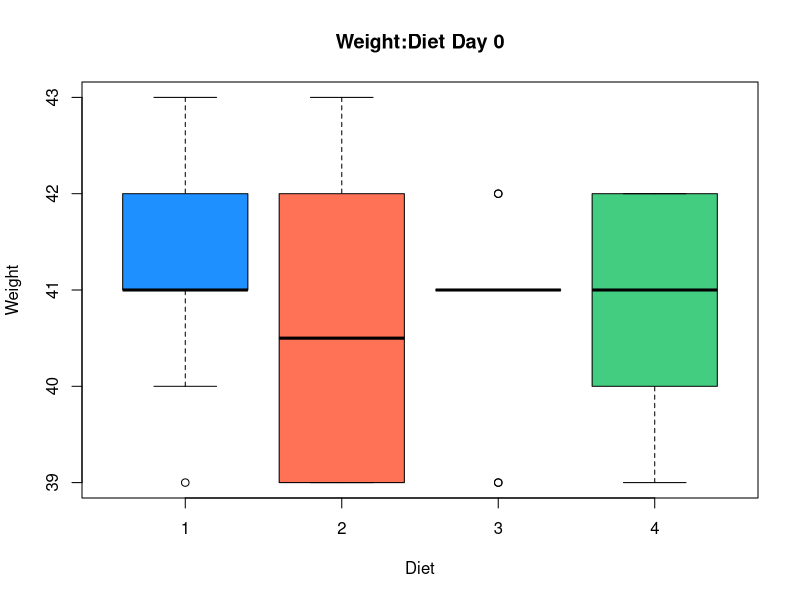
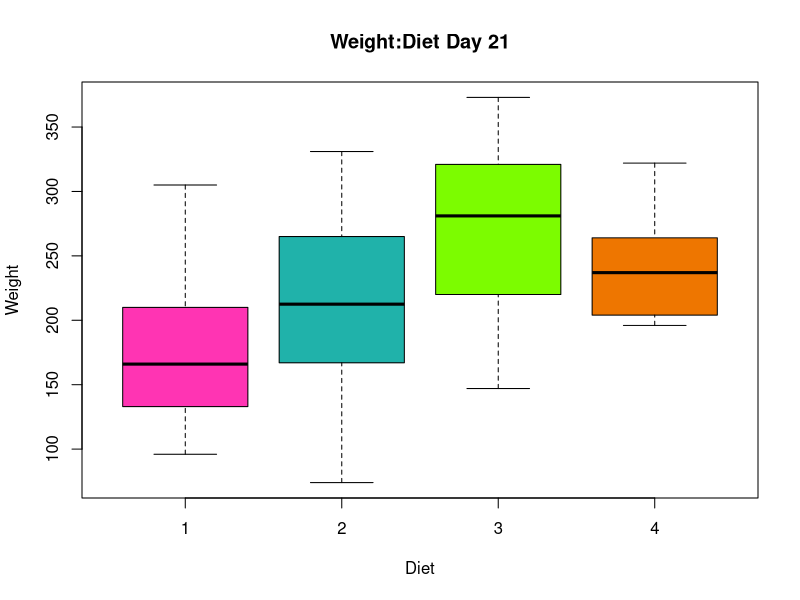
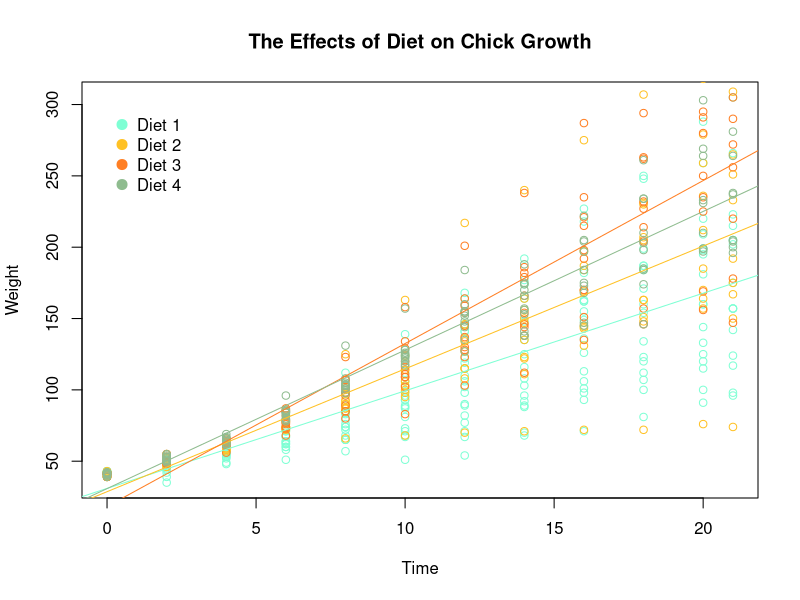
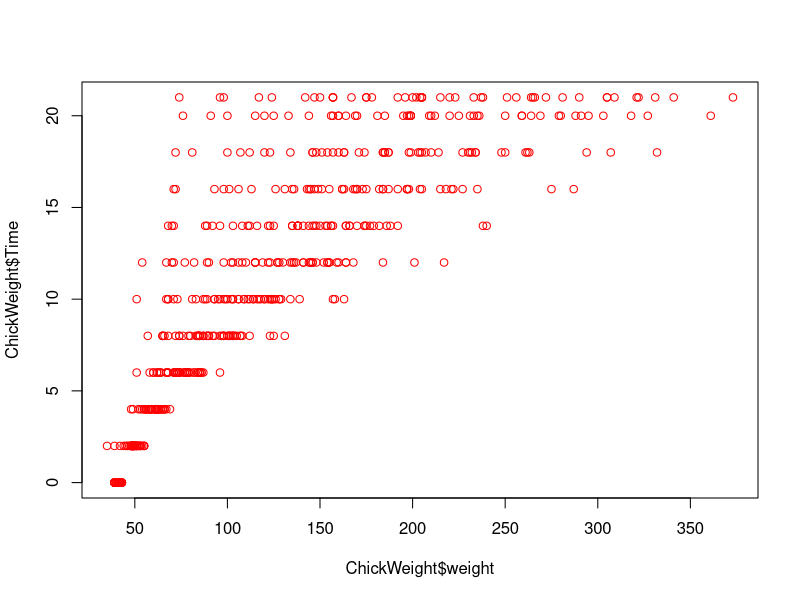

Source code (R) for these figures, in order:
ChickWeightTime0 <- ChickWeight[ChickWeight$Time == 0,]
ChickWeightDiet0 <- ChickWeightTime0$Diet
time_diet_anova0 <- aov(ChickWeightTime0$weight~ChickWeightDiet0)

TukeyHSD(time_diet_anova0)

boxplot(weight~Diet, data = ChickWeightTime0, 
        main = "Weight:Diet Day 0", xlab = "Diet", ylab = "Weight", 
        col = (c("dodgerblue", "coral1", "darkgoldenrod1", "seagreen3")))

ChickWeightTime21 <- ChickWeight[ChickWeight$Time == 21,]
ChickWeightDiet21 <- ChickWeightTime21$Diet
time_diet_anova21 <- aov(ChickWeightTime21$weight~ChickWeightDiet21)

TukeyHSD(time_diet_anova21)

boxplot(weight~Diet, data = ChickWeightTime21, 
        main = "Weight:Diet Day 21", xlab = "Diet", ylab = "Weight",
        col = (c("maroon1", "lightseagreen", "lawngreen", "darkorange2")))

#ChickWeight <- within(ChickWeight, {
#  Chick <- factor(Chick)
#  Diet <- factor(Diet)
#  Time <- factor(Time)
#})

sumAOV <- summary(aov(weight ~ Diet*Time + Error(Chick), data = ChickWeight))

Diet1 <- ChickWeight[ChickWeight$Diet == 1,]
Diet2 <- ChickWeight[ChickWeight$Diet == 2,]
Diet3 <- ChickWeight[ChickWeight$Diet == 3,]
Diet4 <- ChickWeight[ChickWeight$Diet == 4,]

plot(Diet1$Time, Diet1$weight, col = c("aquamarine"), xlab = "Time", 
     ylab = "Weight", main = "The Effects of Diet on Chick Growth")
points(Diet2$Time, Diet2$weight, col = c("goldenrod1"))
points(Diet3$Time, Diet3$weight, col = c("chocolate1"))
points(Diet4$Time, Diet4$weight, col = c("darkseagreen"))

abline(lm(weight ~ Time, data = Diet1), col = c("aquamarine"))
abline(lm(weight ~ Time, data = Diet2), col = c("goldenrod1"))
abline(lm(weight ~ Time, data = Diet3), col = c("chocolate1"))
abline(lm(weight ~ Time, data = Diet4), col = c("darkseagreen"))

legend(0, 300, c("Diet 1", "Diet 2", "Diet 3", "Diet 4"), 
       col = c("aquamarine", "goldenrod1", "chocolate1", 
               "darkseagreen"), pch = 20, pt.cex = 2, bty = "n")

plot(ChickWeight$weight, ChickWeight$Time, col = rainbow(1:50))